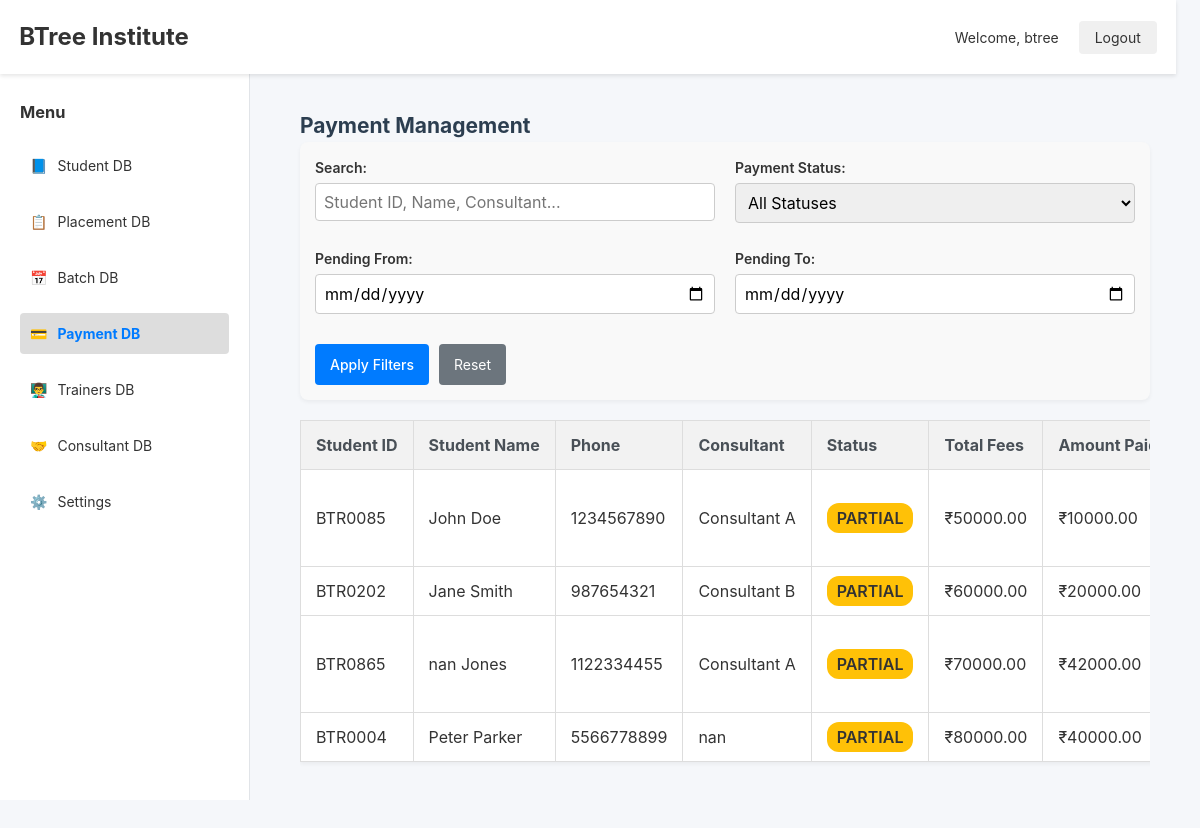
Screenshot of /payments/ (signed in) with the database file from the repository.
### accounts/models.py (models this page shows, shortened)
class CustomUser(AbstractBaseUser, PermissionsMixin):
    ROLE_CHOICES = [
        ('admin', 'Admin'),
        ('staff', 'Staff'),
        ('placement', 'Placement'),
        ('trainer', 'Trainer'),
        ('student', 'Student'),
        ('batch_coordination', 'Batch Coordination'),
        ('consultant', 'Consultant'),
    ]
    email = models.EmailField(unique=True)
    name = models.CharField(max_length=100)
    role = models.CharField(max_length=30, choices=ROLE_CHOICES)
    is_active = models.BooleanField(default=True)
    is_staff = models.BooleanField(default=False)
    is_superuser = models.BooleanField(default=False)
    objects = CustomUserManager()
    USERNAME_FIELD = 'email'
    REQUIRED_FIELDS = ['name',]

### paymentdb/models.py (models this page shows, shortened)
class Payment(models.Model):
    EMI_CHOICES = [
        ('NONE', 'None'),
        ('2', '2 EMI'),
        ('3', '3 EMI'),
        ('4', '4 EMI'),
    ]
    payment_id = models.CharField(max_length=10, unique=True, editable=False, null=True, blank=True)
    student = models.OneToOneField('studentsdb.Student', on_delete=models.CASCADE)
    payment_account = models.ForeignKey('settingsdb.PaymentAccount', on_delete=models.SET_NULL, null=True, blank=True)
    total_fees = models.DecimalField(max_digits=10, decimal_places=2)
    gst_bill = models.BooleanField(default=False)
    amount_paid = models.DecimalField(max_digits=10, decimal_places=2)
    emi_type = models.CharField(max_length=4, choices=EMI_CHOICES, default='NONE')
    initial_payment_proof = models.ImageField(upload_to='payment_proofs/', null=True)
    emi_1_amount = models.DecimalField(max_digits=10, decimal_places=2, blank=True, null=True)
    emi_1_date = models.DateField(blank=True, null=True)
    emi_1_paid_amount = models.DecimalField(max_digits=10, decimal_places=2, blank=True, null=True)
    emi_1_paid_date = models.DateField(blank=True, null=True)
    emi_1_proof = models.ImageField(upload_to='payment_proofs/', blank=True, null=True)
    emi_2_amount = models.DecimalField(max_digits=10, decimal_places=2, blank=True, null=True)
    emi_2_date = models.DateField(blank=True, null=True)
    emi_2_paid_amount = models.DecimalField(max_digits=10, decimal_places=2, blank=True, null=True)
    emi_2_paid_date = models.DateField(blank=True, null=True)
    emi_2_proof = models.ImageField(upload_to='payment_proofs/', blank=True, null=True)
    emi_3_amount = models.DecimalField(max_digits=10, decimal_places=2, blank=True, null=True)
    emi_3_date = models.DateField(blank=True, null=True)
    emi_3_paid_amount = models.DecimalField(max_digits=10, decimal_places=2, blank=True, null=True)
    emi_3_paid_date = models.DateField(blank=True, null=True)
    emi_3_proof = models.ImageField(upload_to='payment_proofs/', blank=True, null=True)
    emi_4_amount = models.DecimalField(max_digits=10, decimal_places=2, blank=True, null=True)
    emi_4_date = models.DateField(blank=True, null=True)
    emi_4_paid_amount = models.DecimalField(max_digits=10, decimal_places=2, blank=True, null=True)
    emi_4_paid_date = models.DateField(blank=True, null=True)
    emi_4_proof = models.ImageField(upload_to='payment_proofs/', blank=True, null=True)
    total_pending_amount = models.DecimalField(max_digits=10, decimal_places=2, default=0)
    def calculate_total_pending(self):
        pending = self.total_fees - (self.amount_paid or 0)
        for i in range(1, 5):
            pending -= getattr(self, f'emi_{i}_paid_amount') or 0
        return pending

### studentsdb/models.py (models this page shows, shortened)
class Student(models.Model):
    MODE_CHOICES = [
        ('ON', 'Online'),
        ('OFF', 'Offline'),
    ]
    WEEK_TYPE = [
        ('WD', 'Weekday'),
        ('WE', 'Weekend'),
    ]
    student_id = models.CharField(max_length=10, unique=True, blank=True)
    first_name = models.CharField(max_length=100)
    last_name = models.CharField(max_length=100)
    date_of_birth = models.DateField(null=True, blank=True)
    phone = models.CharField(max_length=15)
    alternative_phone = models.CharField(max_length=15, null=True, blank=True)
    email = models.EmailField()
    trainer = models.ForeignKey('trainersdb.Trainer', on_delete=models.SET_NULL, null=True, blank=True)
    join_date = models.DateField(default=timezone.now)
    start_date = models.DateField(blank=True, null=True)
    tentative_end_date = models.DateField(blank=True, null=True)
    course_percentage = models.FloatField(default=0)
    pl_required = models.BooleanField(default=False)
    source_of_joining = models.ForeignKey(SourceOfJoining, on_delete=models.SET_NULL, null=True, blank=True)
    mode_of_class = models.CharField(max_length=3, choices=MODE_CHOICES)
    week_type = models.CharField(max_length=2, choices=WEEK_TYPE)
    consultant = models.ForeignKey(Consultant, on_delete=models.SET_NULL, null=True, blank=True)

### consultantdb/models.py (models this page shows, shortened)
class Consultant(models.Model):
    consultant_id = models.CharField(max_length=10, unique=True, blank=True)
    name = models.CharField(max_length=100)
    phone_number = models.CharField(max_length=15)
    email = models.EmailField()
    address = models.TextField(blank=True, null=True)
    date_of_birth = models.DateField(blank=True, null=True)
    date_of_joining = models.DateField(auto_now_add=True, null=True)

### paymentdb/views.py (the view, shortened to what this page needs)
# urls.py: path('', views.payment_list, name='payment_list'),
@login_required
def payment_list(request):
    payments = Payment.objects.select_related('student', 'student__consultant')
    search = request.GET.get('search', '').strip()
    emi_type = request.GET.get('emi_type', '').strip()
    payment_status = request.GET.get('payment_status', '').strip()
    date_from = request.GET.get('date_from', '').strip()
    date_to = request.GET.get('date_to', '').strip()
    if emi_type in ['NONE', '2', '3', '4']:
        payments = payments.filter(emi_type=emi_type)
    processed_payments = []
    for payment in payments:
        payment.total_pending_amount = payment.calculate_total_pending()
        payment.total_paid = payment.total_fees - payment.total_pending_amount
        if payment.total_pending_amount <= 0:
            payment.status = 'PAID'
        elif payment.total_pending_amount >= payment.total_fees:
            payment.status = 'PENDING'
        else:
            payment.status = 'PARTIAL'
        processed_payments.append(payment)
    if payment_status:
        processed_payments = [p for p in processed_payments if p.status == payment_status]
    context = {
        'payments': processed_payments,
        'emi_types': Payment.EMI_CHOICES,
        'payment_statuses': [
            ('PENDING', 'Pending'),
            ('PARTIAL', 'Partially Paid'),
            ('PAID', 'Fully Paid'),
        ],
        'search': search,
        'emi_type': emi_type,
        'payment_status': payment_status,
        'date_from': date_from,
        'date_to': date_to,
    }
    return render(request, 'paymentdb/payment_list.html', context)

### templates/paymentdb/payment_list.html (shortened to what this page needs)
{% extends "base.html" %}
{% block content %}
<div class="payment-list-container">
    <h2>Payment Management</h2>
    <form method="get" class="filters">
        <div class="filter-row">
            <div class="filter-group">
                <label for="search">Search:</label>
                <input type="text" id="search" name="search" value="{{ search }}" placeholder="Student ID, Name, Consultant...">
            </div>
            <div class="filter-group">
                <label for="payment_status">Payment Status:</label>
                <select name="payment_status" id="payment_status">
                    <option value="">All Statuses</option>
                </select>
            </div>
        </div>
        <div class="filter-row">
            <div class="filter-group">
                <label for="date_from">Pending From:</label>
                <input type="date" id="date_from" name="date_from" value="{{ date_from }}">
            </div>
            <div class="filter-group">
                <label for="date_to">Pending To:</label>
                <input type="date" id="date_to" name="date_to" value="{{ date_to }}">
            </div>
        </div>
        <div class="filter-actions">
            <button type="submit" class="btn-primary">Apply Filters</button>
            <a href="{% url 'payment_list' %}" class="btn-secondary">Reset</a>
        </div>
    </form>
    <div class="table-wrapper">
        <table>
            <thead>
                <tr>
                    <th>Student ID</th>
                    <th>Student Name</th>
                    <th>Phone</th>
                    <th>Consultant</th>
                    <th>Status</th>
                    <th>Total Fees</th>
                    <th>Amount Paid</th>
                </tr>
            </thead>
            <tbody>
                {% for payment in payments %}
                <tr class="status-{{ payment.status|lower }}">
                    <td>{{ payment.student.student_id }}</td>
                    <td>{{ payment.student.first_name }} {{ payment.student.last_name }}</td>
                    <td>{{ payment.student.phone }}</td>
                    <td>{{ payment.student.consultant.name|default:'N/A' }}</td>
                    <td>
                        <span class="status-badge">{{ payment.status }}</span>
                    </td>
                    <td>₹{{ payment.total_fees|floatformat:2 }}</td>
                    <td>₹{{ payment.total_paid|floatformat:2 }}</td>
                </tr>
                {% empty %}
                <tr>
                    <td colspan="13">No payment records found matching your criteria.</td>
                </tr>
                {% endfor %}
            </tbody>
        </table>
    </div>
</div>
{% endblock %}

### templates/includes/navbar.html
<nav style="background-color: #ffffff; padding: 1.2rem; box-shadow: 0 2px 4px rgba(0,0,0,0.1); position: fixed; width: 98%; top: 0; z-index: 1000; display: flex; justify-content: space-between; align-items: center;">
    <div class="logo" style="font-size: 1.5rem; font-weight: bold;">
        <a href="/" style="text-decoration: none; color: #333;">BTree Institute</a>
    </div>
    <div class="auth-buttons">
        {% if user.is_authenticated %}
            <span style="margin-right: 1rem;">Welcome, {{ user.name }}</span>
            <a href="{% url 'logout' %}" style="padding: 0.5rem 1rem; background-color: #f0f0f0; border-radius: 4px; color: #333; text-decoration: none;">Logout</a>
        {% else %}
            <a href="{% url 'login' %}" style="padding: 0.5rem 1rem; background-color: #f0f0f0; border-radius: 4px; color: #333; text-decoration: none;">Login</a>
        {% endif %}
    </div>
</nav>

### static/css/theme.css (style rules this page uses)
:root { --primary-blue: #0056b3; --primary-light: #e6f0ff; --secondary-blue: #003d99; --text-primary: #333333; --text-secondary: #666666; --background-light: #ffffff; --background-grey: #f5f7fa; --border-color: #e1e4e8; --success-color: #28a745; --danger-color: #dc3545; --warning-color: #ffc107; --info-color: #17a2b8; }
* { margin: 0; padding: 0; box-sizing: border-box; font-family: 'SF Pro Display', -apple-system, BlinkMacSystemFont, 'Segoe UI', Roboto, sans-serif; }
body { background-color: var(--background-grey); color: var(--text-primary); font-size: 14px; line-height: 1.5; min-height: 100vh; }
a { text-decoration: none; color: #007bff; transition: color 0.2s; }
h1, h2, h3, h4, h5, h6 { color: #2c3e50; }
table { width: 100%; border-collapse: collapse; margin-bottom: 1.5rem; background-color: #fff; box-shadow: 0 2px 4px rgba(0,0,0,0.05); }
th, td { padding: 1rem; border: 1px solid #dee2e6; text-align: left; font-size: 16px; }
th { background-color: #f8f9fa; font-weight: 600; color: #495057; }
form { margin-bottom: 20px; background: #fff; padding: 20px; border-radius: 8px; box-shadow: 0 2px 4px rgba(0,0,0,0.05); }
input[type='text'], input[type='email'], input[type='password'], input[type='number'], input[type='date'], textarea, select { padding: 8px; border: 1px solid #ccc; border-radius: 6px; width: 100%; max-width: 400px; margin-bottom: 15px; font-size: 16px; transition: border-color 0.2s, box-shadow 0.2s; }
button, input[type='submit'], .btn { padding: 6px 12px; background-color: var(--primary-blue); border: none; border-radius: 4px; cursor: pointer; color: #fff; font-size: 14px; font-weight: 500; transition: background-color 0.2s; display: inline-block; text-align: center; }
.btn-secondary { background-color: #6c757d; }

### templates/paymentdb/payment_list.html (style rules this page uses)
.payment-list-container { padding: 20px; font-family: 'Segoe UI', Tahoma, Geneva, Verdana, sans-serif; }
.filters { background: #f9f9f9; padding: 15px; border-radius: 8px; margin-bottom: 20px; }
.filter-row { display: flex; gap: 20px; margin-bottom: 10px; }
.filter-group { flex: 1; }
.filter-group label { display: block; margin-bottom: 5px; font-weight: 600; }
.filter-group input, .filter-group select { width: 100%; padding: 8px; border: 1px solid #ccc; border-radius: 4px; }
.filter-actions { display: flex; gap: 10px; margin-top: 15px; }
.btn-primary, .btn-secondary, .btn-update { padding: 10px 15px; border: none; border-radius: 4px; cursor: pointer; text-decoration: none; color: white; }
.btn-primary { background-color: #007bff; }
.btn-secondary { background-color: #6c757d; }
.table-wrapper { overflow-x: scroll; width: 100%; }
table { width: 100%; border-collapse: collapse; white-space: nowrap; }
th, td { padding: 12px 15px; border: 1px solid #ddd; text-align: left; }
th { background-color: #f2f2f2; font-weight: 700; }
.status-badge { padding: 5px 10px; border-radius: 12px; color: white; font-weight: 600; }
.status-partial .status-badge { background-color: #ffc107; color: #333; }

### rows the page displays
CustomUser: name "btree"
Payment: student.student_id "BTR0085", student.first_name "John", student.last_name "Doe", student.phone "1234567890", student.consultant.name "Consultant A", status "PARTIAL", total_fees "50000.00", total_paid "10000.00"
Payment: student.student_id "BTR0202", student.first_name "Jane", student.last_name "Smith", student.phone "987654321", student.consultant.name "Consultant B", status "PARTIAL", total_fees "60000.00", total_paid "20000.00"
Payment: student.student_id "BTR0865", student.first_name "nan", student.last_name "Jones", student.phone "1122334455", student.consultant.name "Consultant A", status "PARTIAL", total_fees "70000.00", total_paid "42000.00"
Payment: student.student_id "BTR0004", student.first_name "Peter", student.last_name "Parker", student.phone "5566778899", student.consultant.name "nan", status "PARTIAL", total_fees "80000.00", total_paid "40000.00"
